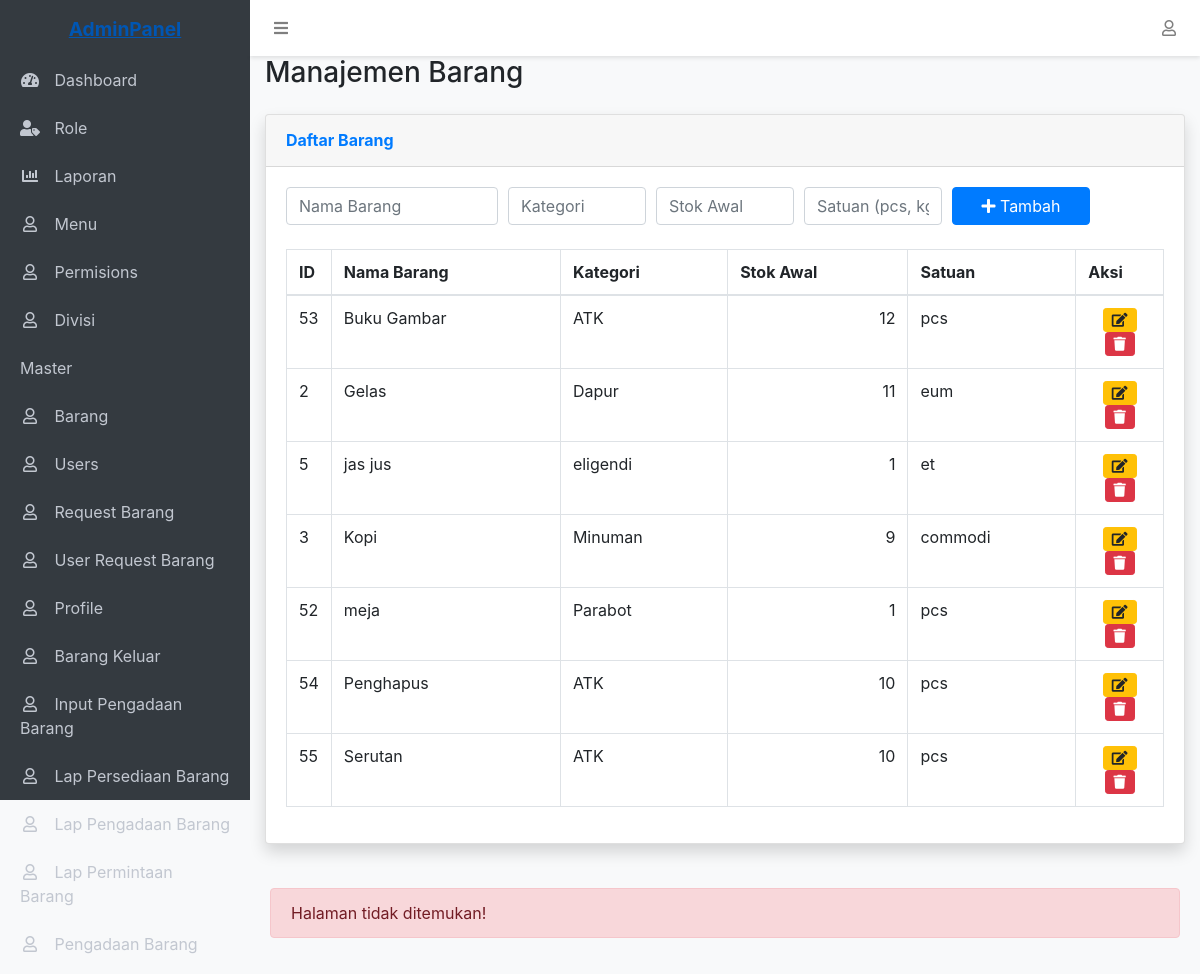
The page /main.php?page=barang (signed in) on the database its author committed.
### tables this page shows
CREATE TABLE `barang` (
  `id` bigint(20) UNSIGNED NOT NULL,
  `nama_barang` varchar(255) NOT NULL,
  `kategori` varchar(255) DEFAULT NULL,
  `stok_awal` int(11) NOT NULL DEFAULT 0,
  `satuan` varchar(255) NOT NULL,
  `created_at` timestamp NULL DEFAULT NULL,
  `updated_at` timestamp NULL DEFAULT NULL
);

CREATE TABLE `permissions` (
  `id` int(11) NOT NULL,
  `role_id` int(11) NOT NULL,
  `menu_id` int(11) NOT NULL,
  `can_view` tinyint(1) NOT NULL DEFAULT 0,
  `can_create` tinyint(1) NOT NULL DEFAULT 0,
  `can_edit` tinyint(1) NOT NULL DEFAULT 0,
  `can_delete` tinyint(1) NOT NULL DEFAULT 0,
  `created_at` timestamp NOT NULL DEFAULT current_timestamp(),
  `updated_at` timestamp NOT NULL DEFAULT current_timestamp() ON UPDATE current_timestamp()
);

CREATE TABLE `menus` (
  `id` int(11) NOT NULL,
  `parent_id` int(11) DEFAULT NULL,
  `name` varchar(50) NOT NULL,
  `icon` varchar(50) DEFAULT NULL,
  `url` varchar(100) DEFAULT NULL,
  `order` int(11) NOT NULL DEFAULT 0,
  `is_active` tinyint(1) NOT NULL DEFAULT 1,
  `created_at` timestamp NOT NULL DEFAULT current_timestamp(),
  `updated_at` timestamp NOT NULL DEFAULT current_timestamp() ON UPDATE current_timestamp()
);

### barang.php (the view, shortened to what this page needs)
<?php
require 'config/database.php';
$query = "SELECT * FROM barang ORDER BY nama_barang ASC";
$result = $conn->query($query);
?>
<div class="container-fluid">
    <div class="d-sm-flex align-items-center justify-content-between mb-4">
        <h1 class="h3 mb-0 text-gray-800">Manajemen Barang</h1>
    </div>
    <div class="card shadow mb-4">
        <div class="card-header py-3">
            <h6 class="m-0 font-weight-bold text-primary">Daftar Barang</h6>
        </div>
        <div class="card-body">
            <form method="POST" class="mb-4">
                <div class="form-row">
                    <div class="col-md-3">
                        <input type="text" name="nama_barang" class="form-control" placeholder="Nama Barang" required>
                    </div>
                    <div class="col-md-2">
                        <input type="text" name="kategori" class="form-control" placeholder="Kategori">
                    </div>
                    <div class="col-md-2">
                        <input type="number" name="stok_awal" class="form-control" placeholder="Stok Awal" min="0" required>
                    </div>
                    <div class="col-md-2">
                        <input type="text" name="satuan" class="form-control" placeholder="Satuan (pcs, kg, etc)" required>
                    </div>
                    <div class="col-md-2">
                        <button type="submit" name="tambah_barang" class="btn btn-primary btn-block">
                            <i class="fas fa-plus"></i> Tambah
                        </button>
                    </div>
                </div>
            </form>
            <div class="table-responsive">
                <table class="table table-bordered" width="100%" cellspacing="0">
                    <thead>
                        <tr>
                            <th width="5%">ID</th>
                            <th>Nama Barang</th>
                            <th>Kategori</th>
                            <th>Stok Awal</th>
                            <th>Satuan</th>
                            <th width="10%">Aksi</th>
                        </tr>
                    </thead>
                    <tbody>
                        <?php while ($row = $result->fetch_assoc()): ?>
                        <tr>
                            <td><?= $row['id'] ?></td>
                            <td><?= htmlspecialchars($row['nama_barang']) ?></td>
                            <td><?= !empty($row['kategori']) ? htmlspecialchars($row['kategori']) : '-' ?></td>
                            <td class="text-right"><?= number_format($row['stok_awal'], 0, ',', '.') ?></td>
                            <td><?= htmlspecialchars($row['satuan']) ?></td>
                            <td class="text-center">
                                <a href="?page=barang_edit&id=<?= $row['id'] ?>" class="btn btn-sm btn-warning">
                                    <i class="fas fa-edit"></i>
                                </a>
                                <a href="main.php?page=barang&hapus=<?= $row['id'] ?>" class="btn btn-sm btn-danger"
                                   onclick="return confirm('Yakin hapus barang ini?')">
                                    <i class="fas fa-trash"></i>
                                </a>
                            </td>
                        </tr>
                        <?php endwhile; ?>
                    </tbody>
                </table>
            </div>
        </div>
    </div>
</div>

### layout/sidebar.php (shortened to what this page needs)
<aside class="sidebar">
    <div class="sidebar-container">
        <ul class="sidebar-menu">
            <?php
            $menu = buildMenu($_SESSION['user_role_id']);
            foreach ($menu as $item):
                if (empty($item['children'])): ?>
                    <li class="<?php echo $active_menu == basename($item['url'] ?? '', '.php') ? 'active' : ''; ?>">
                        <a href="<?php echo $item['url'] ?? ''; ?>">
                            <?php if (isset($item['icon'])): ?>
                                <i class="<?php echo $item['icon']; ?>"></i>
                            <?php endif; ?>
                            <span><?php echo $item['name'] ?? ''; ?></span>
                        </a>
                    </li>
                <?php else: ?>
                    <?php foreach ($item['children'] as $child): ?>
                        <li class="<?php echo $active_menu == basename($child['url'] ?? '', '.php') ? 'active' : ''; ?>">
                            <a href="<?php echo $child['url'] ?? ''; ?>">
                                <?php if (isset($child['icon'])): ?>
                                    <i class="<?php echo $child['icon']; ?>"></i>
                                <?php endif; ?>
                                <span><?php echo $child['name'] ?? ''; ?></span>
                            </a>
                        </li>
                    <?php endforeach; ?>
                <?php endif; ?>
            <?php endforeach; ?>
        </ul>
    </div>
</aside>

### layout/header.php (style rules this page uses)
:root { --sidebar-width: 250px; --header-height: 56px; }
body { padding-top: var(--header-height); padding-left: var(--sidebar-width); background-color: #f8f9fa; min-height: 100vh; }
.sidebar { position: fixed; top: 0; left: 0; height: 100vh; width: var(--sidebar-width); background-color: #343a40; padding-top: var(--header-height); z-index: 1000; transition: all 0.3s; }
.sidebar-menu { list-style: none; padding: 0; }
.sidebar-menu li a { display: block; padding: 12px 20px; color: #c2c7d0; text-decoration: none; transition: all 0.3s; }
.sidebar-menu li a i { margin-right: 10px; width: 20px; text-align: center; }

### rows shown on the page
barang: id "53", nama_barang "Buku Gambar", kategori "ATK", stok_awal "12", satuan "pcs"
barang: id "2", nama_barang "Gelas", kategori "Dapur", stok_awal "11", satuan "eum"
barang: id "5", nama_barang "jas jus", kategori "eligendi", stok_awal "1", satuan "et"
barang: id "3", nama_barang "Kopi", kategori "Minuman", stok_awal "9", satuan "commodi"
barang: id "52", nama_barang "meja", kategori "Parabot", stok_awal "1", satuan "pcs"
barang: id "54", nama_barang "Penghapus", kategori "ATK", stok_awal "10", satuan "pcs"
barang: id "55", nama_barang "Serutan", kategori "ATK", stok_awal "10", satuan "pcs"
permissions: menu.name "Dashboard"
permissions: menu.name "Role"
permissions: menu.name "Laporan"
permissions: menu.name "Menu"
permissions: menu.name "Permisions"
permissions: menu.name "Divisi"
permissions: menu.name "Master"
permissions: menu.name "Barang"
permissions: menu.name "Users"
permissions: menu.name "Request Barang"
permissions: menu.name "User Request Barang"
permissions: menu.name "Profile"
permissions: menu.name "Barang Keluar"
permissions: menu.name "Input Pengadaan Barang"
permissions: menu.name "Lap Persediaan Barang"
permissions: menu.name "Lap Pengadaan Barang"
permissions: menu.name "Lap Permintaan Barang"
permissions: menu.name "Pengadaan Barang"
